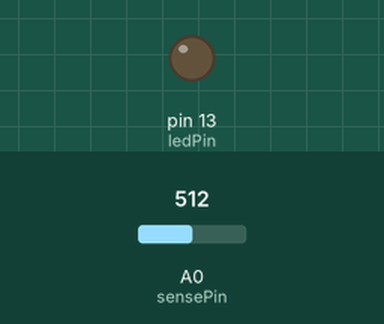
A sketch run on a simulated Arduino Uno, built with avr-gcc and run on an emulated ATmega328P. On the bench: output pins drawn as LEDs (lit = HIGH). The test bench sets the inputs (shaded band); at power-on: A0 (sensePin) = 512.

Above: at 1.2 s.
1.3 s: A0 (sensePin) set to 63
2.8 s: A0 (sensePin) set to 54
At 3.9 s:
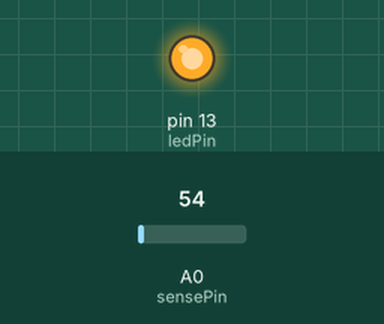
4.3 s: A0 (sensePin) set to 70
At 5.1 s:
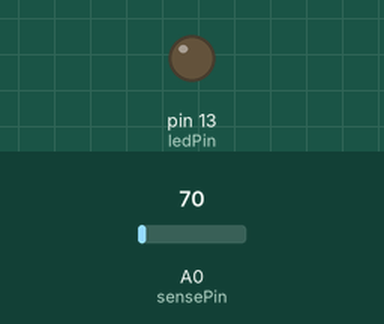
5.8 s: A0 (sensePin) set to 50
At 6.2 s:
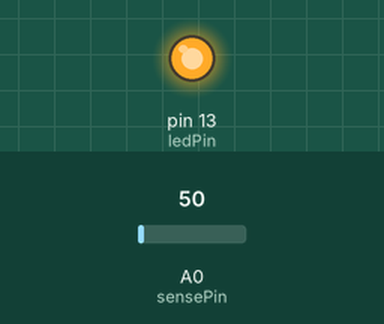
Timing chart, 0 to 8.3 s (numbered marks = the images above; inputs shaded):
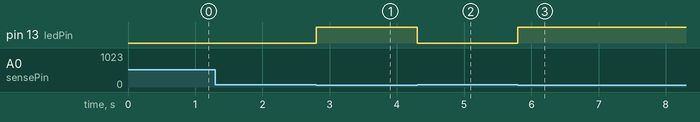

The sketch:

Photo_Sensor.ino
```cpp
/*
 *  Simple Photovoltaic Resistor and LED
 */

int sensePin = 0;
int ledPin = 13;

void setup() {
  // put your setup code here, to run once:
  analogReference(DEFAULT); //isnt necessary

  pinMode(ledPin, OUTPUT);
}

void loop() {
  // put your main code here, to run repeatedly:
 int val = analogRead(sensePin);

 if (val < 60) digitalWrite(ledPin, HIGH);
 else digitalWrite(ledPin, LOW);
}
```

Measured:
- the behaviour switches between 60 and 59 on A0 (sensePin) (found by bisection; images 0 and 1)
- after the input at 1.3 s, every drawn part: stays the same
- after the input at 2.8 s, pin 13 (ledPin): LOW → HIGH at once
- after the input at 4.3 s, pin 13 (ledPin): HIGH → LOW at once
- after the input at 5.8 s, pin 13 (ledPin): LOW → HIGH at once
